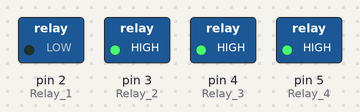
The sketch below on a simulated Arduino Uno, built with avr-gcc and run on an emulated ATmega328P. On the bench: switched loads named in the sketch (green lamp = pin HIGH).

Above: at 0.45 s.
At 0.65 s:
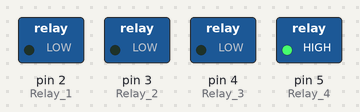
At 0.9 s:
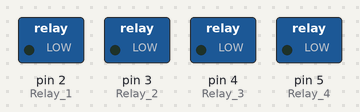
At 1.35 s:
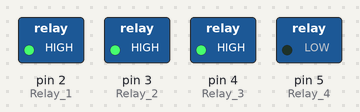
At 1.95 s:
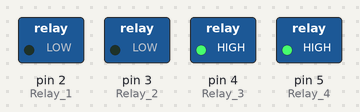
At 3.0 s:
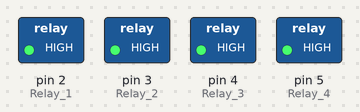
Timing chart, 0 to 3.6 s (numbered marks = the images above):
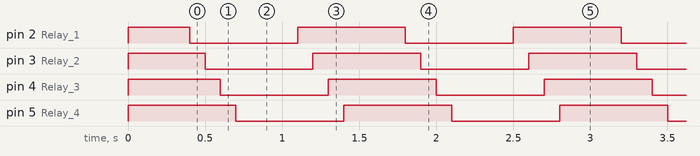

Measured:
- by itself, pin 2 (Relay_1), pin 3 (Relay_2), pin 4 (Relay_3), pin 5 (Relay_4): alternates HIGH for 0.70 s and LOW for 0.70 s
- by itself, everything shown: repeats every 1.4 s, in 8 steps

The sketch:

relays.ino
```cpp
/* YourDuino Example: Relay Control 1.10
  Handles "Relay is active-low" to assure
  no relay activation from reset until
  application is ready.
   terry@yourduino.com */

/*-----( Import needed libraries )-----*/
/*-----( Declare Constants )-----*/
#define RELAY_ON 0
#define RELAY_OFF 1
/*-----( Declare objects )-----*/
/*-----( Declare Variables )-----*/
#define Relay_1  2  // Arduino Digital I/O pin number
#define Relay_2  3
#define Relay_3  4
#define Relay_4  5

#define WAIT_TIME 100
void setup()   /****** SETUP: RUNS ONCE ******/
{
//-------( Initialize Pins so relays are inactive at reset)----
  digitalWrite(Relay_1, RELAY_OFF);
  digitalWrite(Relay_2, RELAY_OFF);
  digitalWrite(Relay_3, RELAY_OFF);
  digitalWrite(Relay_4, RELAY_OFF);

//---( THEN set pins as outputs )----
  pinMode(Relay_1, OUTPUT);
  pinMode(Relay_2, OUTPUT);
  pinMode(Relay_3, OUTPUT);
  pinMode(Relay_4, OUTPUT);
  delay(400); //Check that all relays are inactive at Reset

}//--(end setup )---


void loop()   /****** LOOP: RUNS CONSTANTLY ******/
{
//---( Turn all 4 relays ON in sequence)---
  digitalWrite(Relay_1, RELAY_ON);// set the Relay ON
  delay(WAIT_TIME);              // wait for a second
  digitalWrite(Relay_2, RELAY_ON);// set the Relay ON
  delay(WAIT_TIME);              // wait for a second
  digitalWrite(Relay_3, RELAY_ON);// set the Relay ON
  delay(WAIT_TIME);              // wait for a second
  digitalWrite(Relay_4, RELAY_ON);// set the Relay ON
  delay(400);              // wait see all relays ON

//---( Turn all 4 relays OFF in sequence)---
  digitalWrite(Relay_1, RELAY_OFF);// set the Relay OFF
  delay(WAIT_TIME);              // wait for a second
  digitalWrite(Relay_2, RELAY_OFF);// set the Relay OFF
  delay(WAIT_TIME);              // wait for a second
  digitalWrite(Relay_3, RELAY_OFF);// set the Relay OFF
  delay(WAIT_TIME);              // wait for a second
  digitalWrite(Relay_4, RELAY_OFF);// set the Relay OFF
  delay(400);              // wait see all relays OFF


}//--(end main loop )---


//*********( THE END )***********
```
